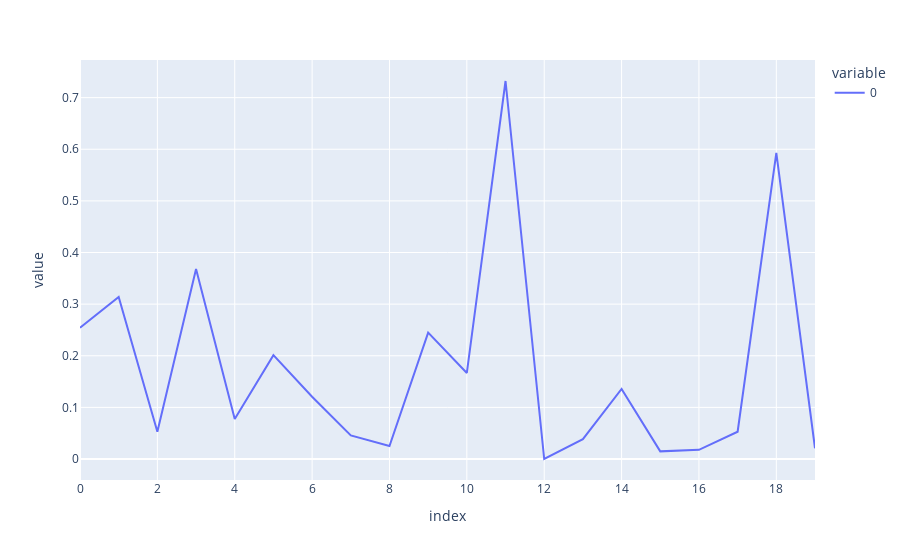

The cell this chart's notebook holds for it:
### Code cell
px.line(kld.cpu().numpy())

### Figure 1 — Plotly figure (JSON) as saved in the notebook; plotly's stock layout.template omitted (floating-point values rounded to 4 significant figures)
{"data": [{"hovertemplate": "variable=0<br>index=%{x}<br>value=%{y}<extra></extra>", "legendgroup": "0", "line": {"color": "#636efa", "dash": "solid"}, "marker": {"symbol": "circle"}, "mode": "lines", "name": "0", "orientation": "v", "showlegend": true, "type": "scatter", "x": [0, 1, 2, 3, 4, 5, 6, 7, 8, 9, 10, 11, 12, 13, 14, 15, 16, 17, 18, 19], "xaxis": "x", "y": [0.2542, 0.314, 0.05296, 0.3681, 0.07746, 0.2012, 0.1206, 0.04559, 0.02527, 0.2448, 0.1666, 0.7322, -5.541e-08, 0.03841, 0.1357, 0.01477, 0.01774, 0.05283, 0.593, 0.02083], "yaxis": "y"}], "layout": {"legend": {"title": {"text": "variable"}, "tracegroupgap": 0}, "margin": {"t": 60}, "xaxis": {"anchor": "y", "domain": [0, 1], "title": {"text": "index"}}, "yaxis": {"anchor": "x", "domain": [0, 1], "title": {"text": "value"}}}}
